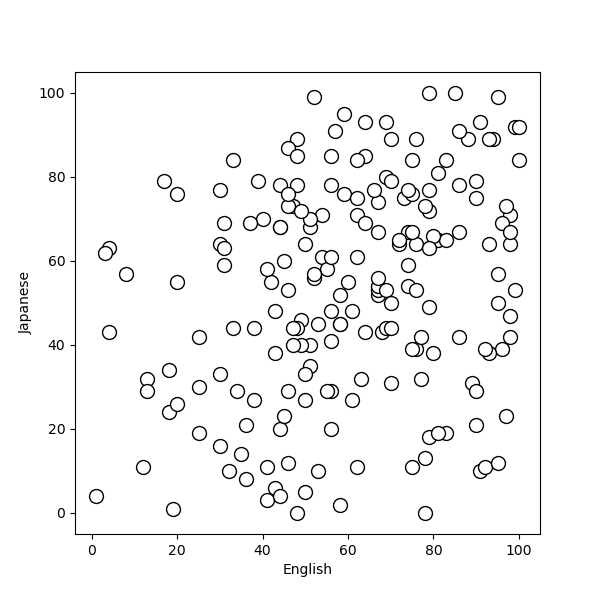

Write Python code to recreate this figure.
import pandas
from matplotlib import pyplot

score = pandas.read_csv('score2.csv', encoding='utf_8')
score.plot.scatter('English', 'Japanese', s=100, c='white',
                   edgecolor='black', figsize=(6, 6))
pyplot.savefig('scatter1.png')
pyplot.show()
